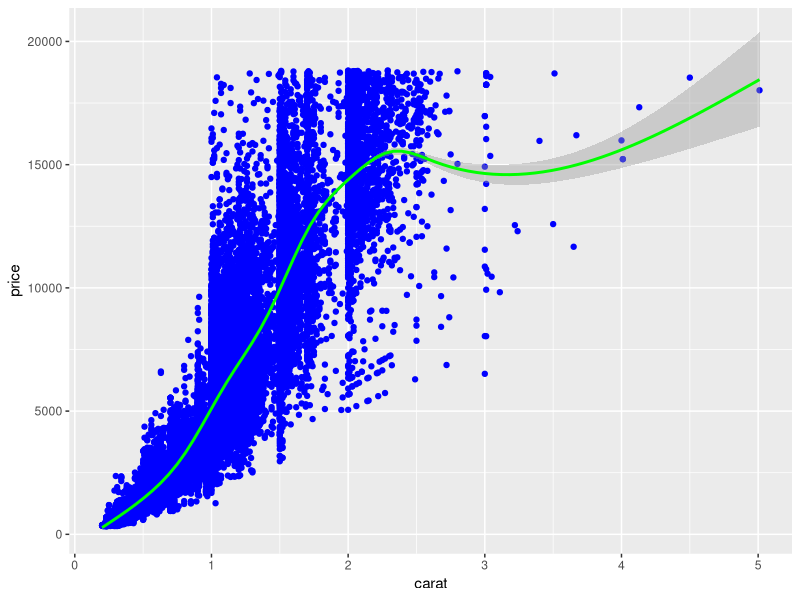
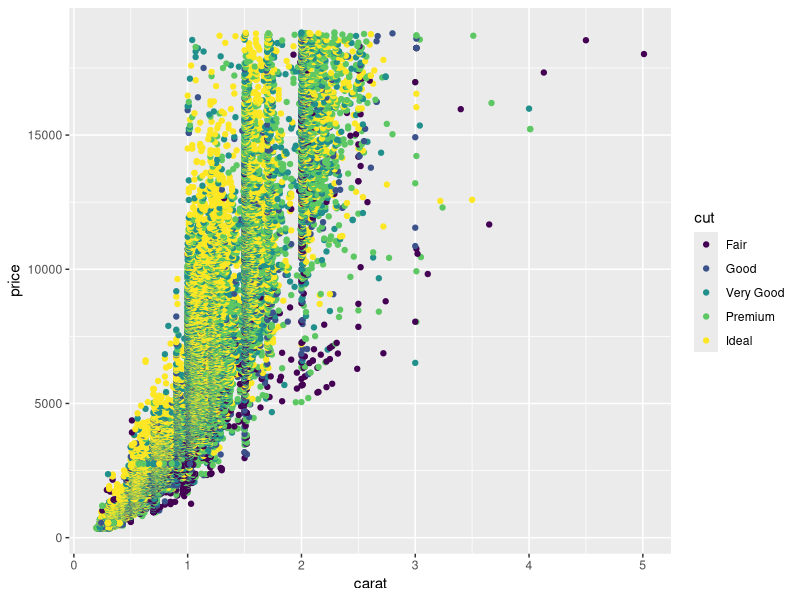

Here is the R script that generated these plots, in order:
## ---- chunk 1
library(tidyverse)
## ---- chunk 2
## TASK: Plot `price` vs `carat` below
## Your code here!
diamonds %>%
  ggplot(mapping = aes(y = price, x = carat), ylab="price", xlab="carat", main="Price vs. Carat") +
  geom_point (col = "blue") +
  geom_smooth(col = "green")
## ---- chunk 3
## TASK: Plot `price`, `carat`, and `cut` below
## Your code here!
diamonds %>%
  ggplot(mapping = aes(x = carat, y = price, color = cut)) +
  geom_point()
